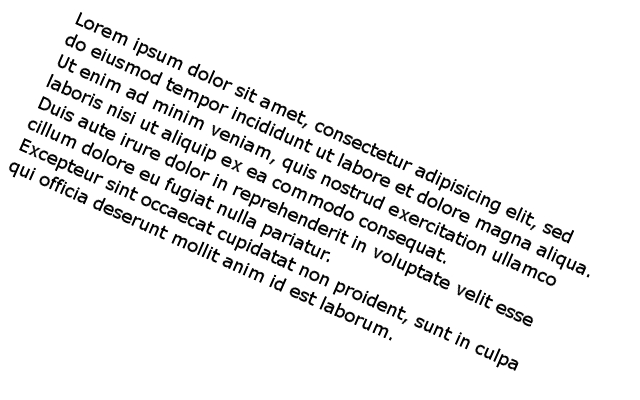
#> input picture test_images/document-p24.jpg, 640 x 400 px, found by its file name
$ python image_processing.py
#> lines starting #> are read from the running program, lines starting #| are printed output that depends on the picture; after the words box and inside, x2 and y2 are one past the last pixel; in counts of white or black regions, pixels touching at a corner belong together; pictures that were not available may be replaced by others from this repository, and a replacement may not be noted
import cv2
import numpy as np
import pytesseract
from pathlib import Path


def apply_clahe(gray_img):
    # Apply CLAHE contrast normalization
    clahe = cv2.createCLAHE(clipLimit=3.0, tileGridSize=(8, 8))
    return clahe.apply(gray_img)


def binarize_adaptive(gray_img):
    # Adaptive thresholding
    return cv2.adaptiveThreshold(
        gray_img,
        255,
        cv2.ADAPTIVE_THRESH_GAUSSIAN_C,
        cv2.THRESH_BINARY,
        35, 11
    )

def getSkewAngle(cvImage) -> float:
    # Prep image, copy, convert to gray scale, blur, and threshold
    newImage = cvImage.copy()
    gray = cv2.cvtColor(newImage, cv2.COLOR_BGR2GRAY)
    blur = cv2.GaussianBlur(gray, (9, 9), 0)
    thresh = cv2.threshold(blur, 0, 255, cv2.THRESH_BINARY_INV + cv2.THRESH_OTSU)[1]

    # Apply dilate to merge text into meaningful lines/paragraphs.
    # Use larger kernel on X axis to merge characters into single line, cancelling out any spaces.
    # But use smaller kernel on Y axis to separate between different blocks of text
    kernel = cv2.getStructuringElement(cv2.MORPH_RECT, (30, 5))
    dilate = cv2.dilate(thresh, kernel, iterations=2)

    # Find all contours
    contours, hierarchy = cv2.findContours(dilate, cv2.RETR_LIST, cv2.CHAIN_APPROX_SIMPLE)
    contours = sorted(contours, key = cv2.contourArea, reverse = True)
    for c in contours:
        rect = cv2.boundingRect(c)
        x,y,w,h = rect
        cv2.rectangle(newImage,(x,y),(x+w,y+h),(0,255,0),2)

    # Find largest contour and surround in min area box
    largestContour = contours[0]
    minAreaRect = cv2.minAreaRect(largestContour)

    # Determine the angle
    angle = minAreaRect[-1]
    print(f"Detected skew angle: {angle:.2f} degrees")

    # Correction for negative angles
    if angle > 45:
        angle = 270 + angle

    return angle


def deskew(cvImage, angle: float):
    newImage = cvImage.copy()
    (h, w) = newImage.shape[:2]
    center = (w // 2, h // 2)
    M = cv2.getRotationMatrix2D(center, angle, 1.0)
    newImage = cv2.warpAffine(newImage, M, (w, h), flags=cv2.INTER_CUBIC, borderMode=cv2.BORDER_REPLICATE)
    return newImage


def process_image(input_path, clahe, invert_colors):
#> called with input_path = 'test_images\\document-p24.jpg', clahe = True, invert_colors = False
    img = cv2.imread(input_path)
#> img is the input picture: shape (400, 640, 3); min 0, max 255, mean 237.7
    if img is None:
        raise FileNotFoundError(f"Could not read input image: {input_path}")

    # 1. Grayscale
    gray = cv2.cvtColor(img, cv2.COLOR_BGR2GRAY)

    # 2. CLAHE
    clahe_img = apply_clahe(gray) if clahe else gray

    # 3. Noise reduction
    blurred = cv2.GaussianBlur(clahe_img, (5, 5), 0)
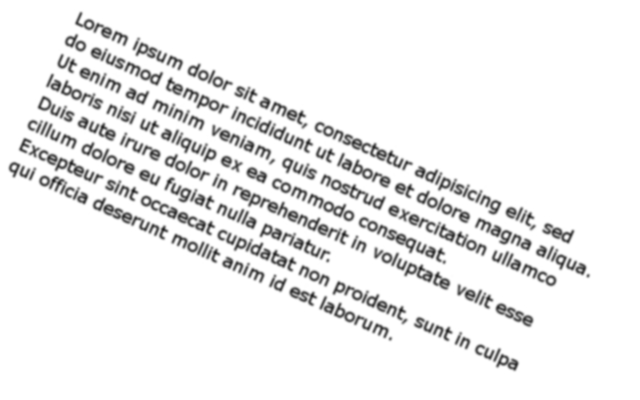
#> blurred: shape (400, 640); min 34, max 255, mean 237.7

    # 4. Adaptive thresholding
    bin_img = binarize_adaptive(blurred)
#> in binarize_adaptive, `return cv2.adaptiveThreshold( gray_img, 255, cv2.ADAPTIVE_THRESH_GAUSS..`:
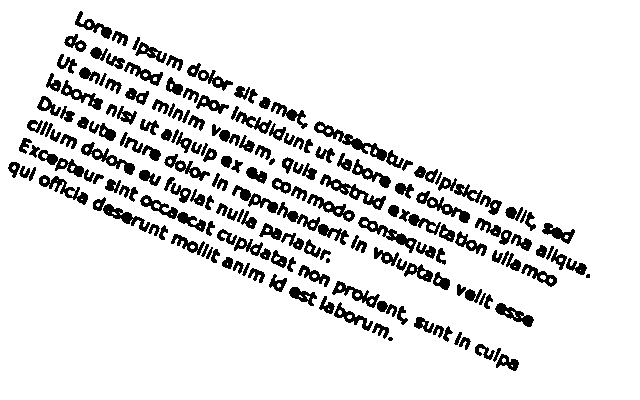
#> returned value: shape (400, 640); 88.7% white; 183 black regions (3 under 20 px), largest, box (x1, y1, x2, y2) and area: (314, 121, 404, 168) 787, (277, 202, 349, 245) 617, (140, 195, 206, 232) 564

    # 5. Optional inversion
    if invert_colors:
        bin_img = cv2.bitwise_not(bin_img)

    # Get deskew angle
    pre_deskew = cv2.cvtColor(bin_img, cv2.COLOR_GRAY2BGR)
    angle = getSkewAngle(pre_deskew)
#> in getSkewAngle, `blur = cv2.GaussianBlur(gray, (9, 9), 0)`:
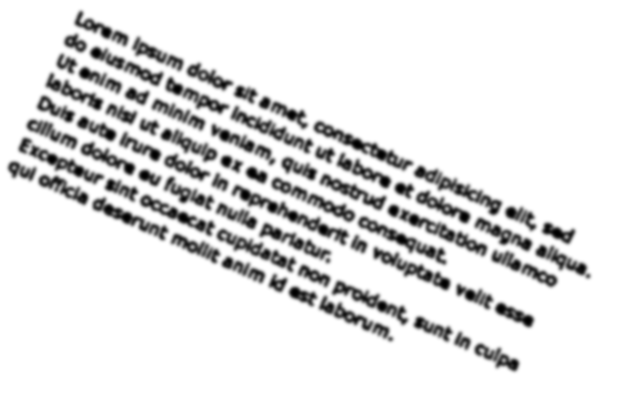
#> blur: shape (400, 640); min 0, max 255, mean 226.1
#> in getSkewAngle, `thresh = cv2.threshold(blur, 0, 255, cv2.THRESH_BINARY_INV + cv2.THRES..`:
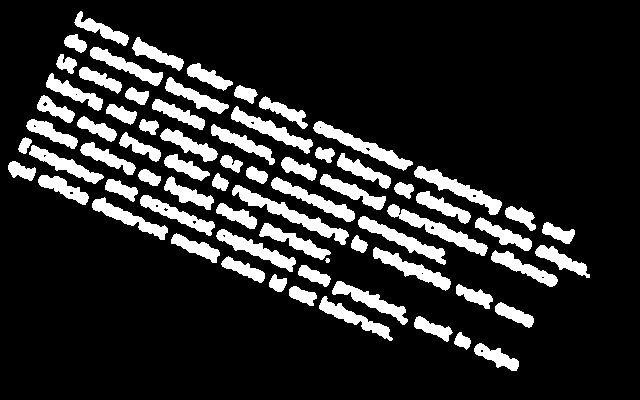
#> thresh: shape (400, 640); 15.9% white; 71 white regions (1 under 20 px), largest, box (x1, y1, x2, y2) and area: (232, 185, 349, 245) 1383, (387, 204, 488, 256) 1210, (313, 121, 413, 171) 1180
#> in getSkewAngle, `dilate = cv2.dilate(thresh, kernel, iterations=2)`:
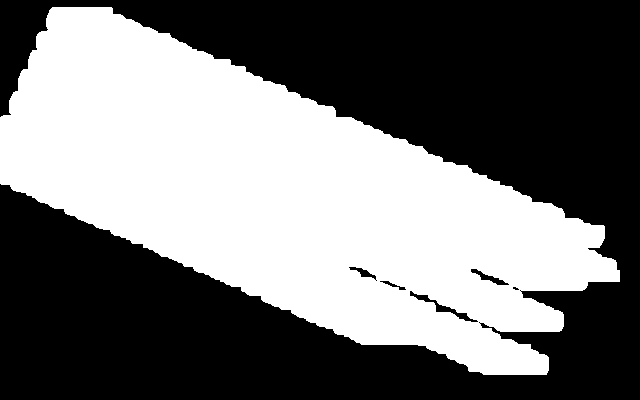
#> dilate: shape (400, 640); 44.8% white; 1 white region
#> in getSkewAngle, `contours, hierarchy = cv2.findContours(dilate, cv2.RETR_LIST, cv2.CHAI..`: contours = 9 contours, 4 with area under 20; largest, box (x1, y1, x2, y2) and area: (0, 7, 620, 375) 114438, (409, 290, 479, 323) 402, (470, 268, 510, 286) 219, (348, 266, 377, 281) 148, (379, 280, 407, 291) 92
#> the loop in getSkewAngle, `for c in contours:` made 9 passes
#> (x, y, w, h) on passes 1 to 6: (0, 7, 620, 368), (409, 290, 70, 33), (470, 268, 40, 18), (348, 266, 29, 15), (379, 280, 28, 11), (512, 286, 8, 5)
#> (c, x, y, w, h) on passes 7 to 9: ([[478, 322], [479, 321], [480, 322], [479, 323]], 478, 321, 3, 3), ([[519, 290], [520, 289], [521, 290], [520, 291]], 519, 289, 3, 3), ([[375, 280], [376, 279], [377, 280], [376, 281]], 375, 279, 3, 3)
#> after the loop in getSkewAngle, `for c in contours:`:
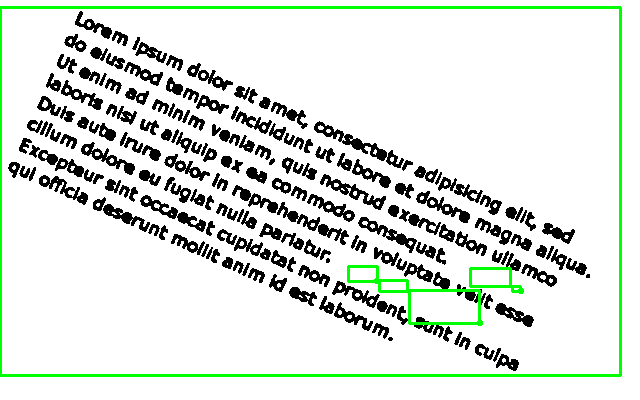
#> newImage: shape (400, 640, 3); mean B, G, R 219.2, 226.2, 219.2
#> in getSkewAngle, `largestContour = contours[0]`: largestContour = contour of 648 points, box (x1, y1, x2, y2) (0, 7, 620, 375), area 114438
#> in getSkewAngle, `minAreaRect = cv2.minAreaRect(largestContour)`: minAreaRect = ((306, 206.8), (207.6, 632.3), -66.07)
#> in getSkewAngle, `angle = minAreaRect[-1]`: angle = -66.07
#| Detected skew angle: -66.07 degrees
#> angle = -66.07

    # 6. Deskew binarized image
    deskewed = deskew(pre_deskew, angle)
#> in deskew, `M = cv2.getRotationMatrix2D(center, angle, 1.0)`: M = [[0.406, -0.914, 373], [0.914, 0.406, -173.6]]

    # Deskew gray image
    final = deskew(clahe_img, angle)
#> call 2 of deskew, with angle = -66.07
#> in deskew (call 2), `newImage = cv2.warpAffine(newImage, M, (w, h), flags=cv2.INTER_CUBIC, ..`:
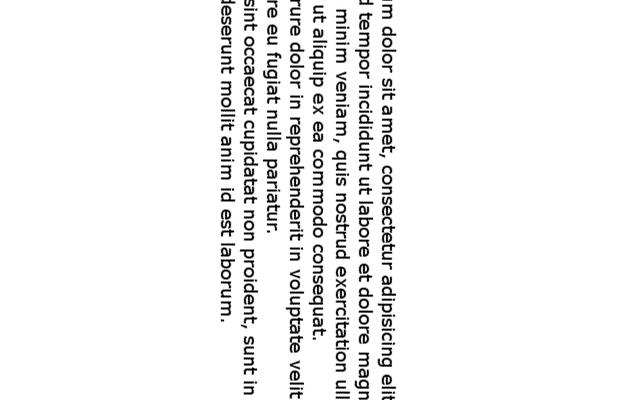
#> newImage: shape (400, 640); min 0, max 255, mean 242.2

    return {
        "gray": gray,
        "clahe": clahe_img,
        "blurred": blurred,
        "binarized": bin_img,
        "deskewed": deskewed,
        "final": final
    }


if __name__ == "__main__":
    import argparse
    import os

    # Parse arguments
    parser = argparse.ArgumentParser(description="Process an image and prepare outputs for OCR.")
    parser.add_argument("input_image", nargs="?", default="test_images\\document-p24.jpg",
                        help="Path to the input image (default: test_images\\document-p24.jpg)")

    # Use flags to enable/disable CLAHE and inversion
    parser.add_argument("--no-clahe", dest="clahe", action="store_false",
                        help="Disable CLAHE contrast normalization if the image is clear enough.")
    parser.set_defaults(clahe=True)

    parser.add_argument("--invert", action="store_true", default=False,
                        help="Invert colors after binarization (default: False)")

    args = parser.parse_args()

    if not os.path.isfile(args.input_image):
        raise SystemExit(f"Input file not found: {args.input_image}")

    # Clear characters directory
    [f.unlink() for f in Path("characters").iterdir() if f.is_file()]

    # Process image
    results = process_image(args.input_image, clahe=args.clahe, invert_colors=args.invert)
#> results = 6 items

    # Save results
    for key, img in results.items():
        out_path = os.path.join("results", f"{key}.png")
        cv2.imwrite(out_path, img)
#> this loop made 6 passes

    print(f"\nProcessing complete! Output images saved to: results")

    # Tesseract OCR using image_to_string
    final_img = cv2.cvtColor(results["final"], cv2.COLOR_BGR2RGB)
#> (the run stopped early here; a loop or call above may not have finished)

$ run again, on test_images/document-p16.jpg
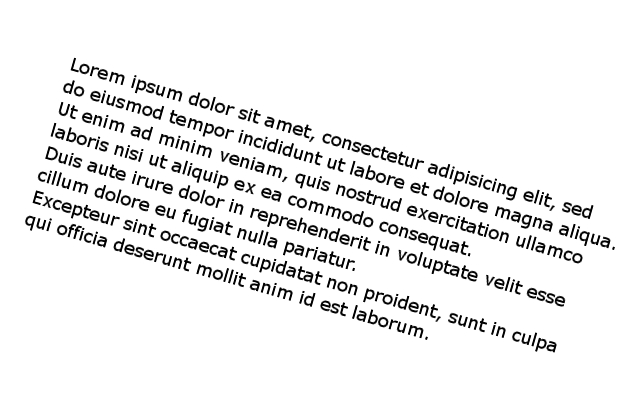
#> input picture test_images/document-p16.jpg, 640 x 400 px
#> in process_image, img is the input picture: shape (400, 640, 3); min 0, max 255, mean 237.7
#> pre_deskew: shape (400, 640, 3); 88.7% white; 186 black regions (3 under 20 px), largest, box (x1, y1, x2, y2) and area: (322, 133, 415, 168) 791, (363, 288, 429, 316) 550, (335, 184, 403, 212) 546
#> thresh: shape (400, 640); 16% white; 70 white regions (1 under 20 px), largest, box (x1, y1, x2, y2) and area: (249, 207, 371, 252) 1380, (406, 204, 510, 244) 1214, (321, 132, 425, 170) 1177
#> in getSkewAngle, `dilate = cv2.dilate(thresh, kernel, iterations=2)`:
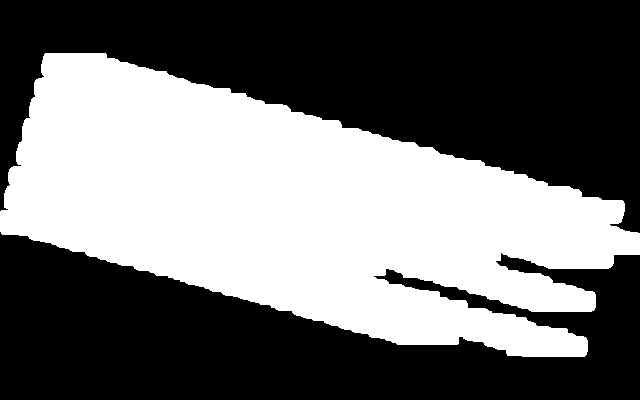
#> dilate: shape (400, 640); 43.1% white; 1 white region
#> contours = 1 contour; box (x1, y1, x2, y2) and area: (0, 53, 640, 357) 109134
#> the loop in getSkewAngle, `for c in contours:` made 1 pass
#> (x, y, w, h) on pass 1: (0, 53, 640, 304)
#> largestContour = contour of 686 points, box (x1, y1, x2, y2) (0, 53, 640, 357), area 109134
#> minAreaRect = ((322, 218.4), (202, 629.8), -74.4)
#> in getSkewAngle, `angle = minAreaRect[-1]`: angle = -74.4
#| Detected skew angle: -74.40 degrees
#> M = [[0.269, -0.963, 426.6], [0.963, 0.269, -162]]
#> in deskew (call 2), `newImage = cv2.warpAffine(newImage, M, (w, h), flags=cv2.INTER_CUBIC, ..`:
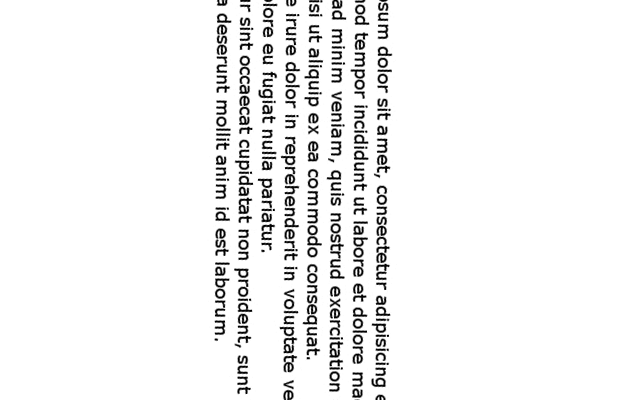
#> newImage: shape (400, 640); min 0, max 255, mean 242
#> results = 6 items
#> the loop `for key, img in results.items():` made 6 passes

$ run again, on test_images/document-p3.jpg
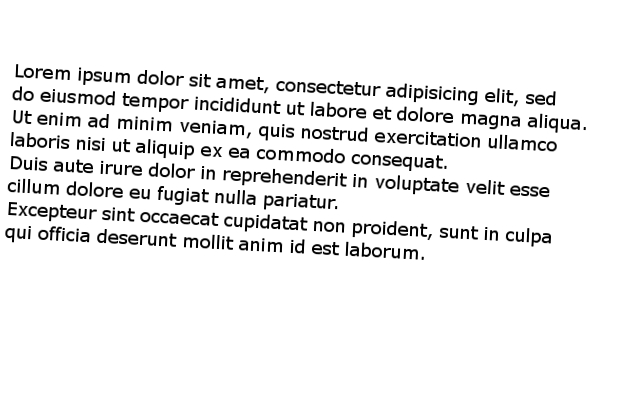
#> input picture test_images/document-p3.jpg, 640 x 400 px
#> in process_image, img is the input picture: shape (400, 640, 3); min 0, max 255, mean 237.7
#> pre_deskew: shape (400, 640, 3); 88.6% white; 193 black regions (3 under 20 px), largest, box (x1, y1, x2, y2) and area: (301, 127, 368, 142) 559, (307, 81, 371, 96) 551, (351, 153, 412, 171) 509
#> thresh: shape (400, 640); 16% white; 71 white regions (1 under 20 px), largest, box (x1, y1, x2, y2) and area: (222, 168, 347, 188) 1389, (374, 131, 482, 148) 1197, (275, 79, 381, 97) 1182
#> in getSkewAngle, `dilate = cv2.dilate(thresh, kernel, iterations=2)`:
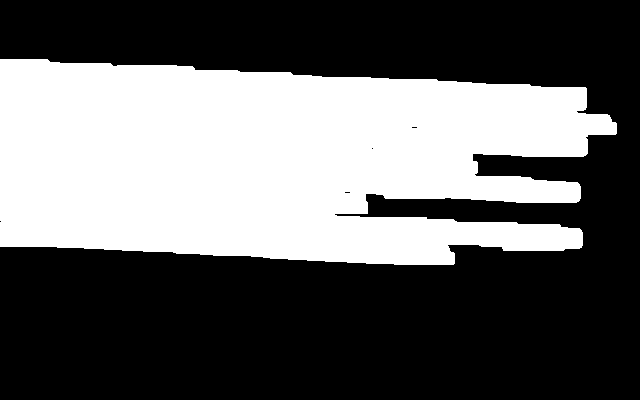
#> dilate: shape (400, 640); 38.8% white; 1 white region
#> contours = 4 contours, 3 with area under 20; largest, box (x1, y1, x2, y2) and area: (0, 59, 617, 265) 98246
#> the loop in getSkewAngle, `for c in contours:` made 4 passes
#> (x, y, w, h) on passes 1 to 3: (0, 59, 617, 206), (344, 191, 7, 3), (411, 126, 7, 3)
#> largestContour = contour of 229 points, box (x1, y1, x2, y2) (0, 59, 617, 265), area 98246
#> minAreaRect = ((304.8, 165.6), (189, 618.8), -87.34)
#> in getSkewAngle, `angle = minAreaRect[-1]`: angle = -87.34
#| Detected skew angle: -87.34 degrees
#> M = [[0.0464, -0.999, 504.9], [0.999, 0.0464, -128.9]]
#> in deskew (call 2), `newImage = cv2.warpAffine(newImage, M, (w, h), flags=cv2.INTER_CUBIC, ..`:
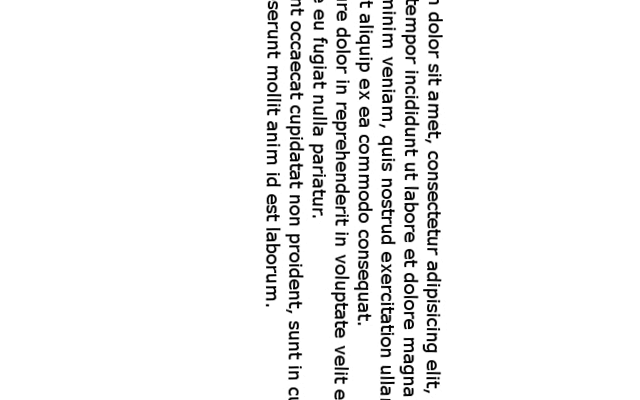
#> newImage: shape (400, 640); min 0, max 255, mean 242.4
#> results = 6 items
#> the loop `for key, img in results.items():` made 6 passes
